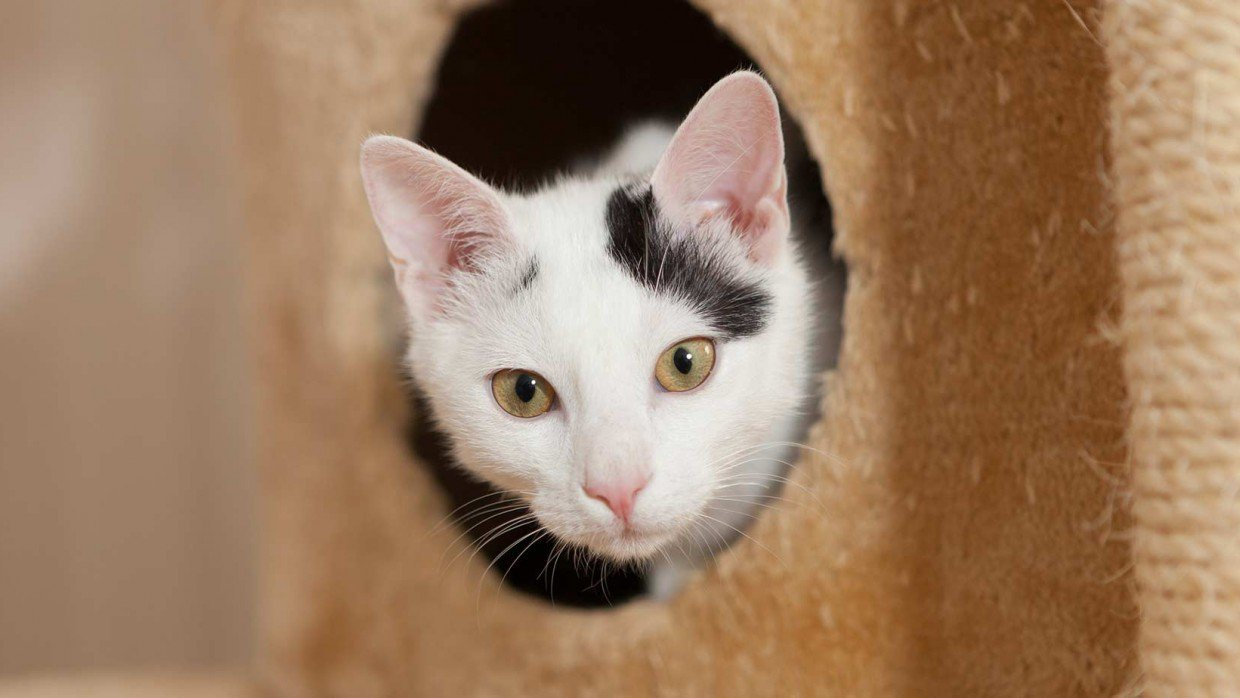
#> input picture archive/animals/cat/00357563a7.jpg, 1240 x 698 px; its folder holds only this picture in this run
$ jupyter execute --allow-errors image-similar-search.ipynb   (older library calls are emulated)
#> lines starting #> are read from the running program, lines starting #| are printed output that depends on the picture
### Install necessary libraries

[cell 1]
# !pip install opencv-python
# !pip install opencv-python-headless
# !pip install tqdm
# !pip install ipyplot
# !pip install qdrant-client

[cell 2]
from qdrant_client import QdrantClient
from qdrant_client.http import models
from qdrant_client.http.models import Filter, FieldCondition, VectorParams, MatchValue
import cv2
import numpy as np
import os
import ipyplot

### Use `QdrantClient` to connect to your Qdrant server.

I did not use `:memory:`, but I setup a docker container for that.

Here is the command to create docker

`docker run -p 6333:6333 -p 6334:6334  -v $(pwd)/qdrant_storage:/qdrant/storage:z qdrant/qdrant`

#> (a cell that did not finish here is left out)

### Create a new collection called 'animals' if it does not exists

About the `size` of the vector: When the next block of code use `224*224` as image size, I suspect that the `size` parameter should also be `224*224`.

#> (a cell that did not finish here is left out)

### Convert image to vector

Actually there seems to be quite a few 3rd parties API, including OpenAI, available for image embedding.  I did not use it.

The reason is that, sometimes the images are sensitive enough (e.g. including PII) to **NOT** to dispose/send to 3rd parties.  In order to cater for this scenario, I would rather using CV2 to create embedded images.

[cell 5]
def preprocess_image(image_path):
    # Read the image
#> called with image_path = 'archive/animals/cat/00357563a7.jpg'
    image = cv2.imread(image_path)
#> image is the input picture: shape (698, 1240, 3); mean B, G, R 95.9, 122.9, 154.3

    # Resize the image to a fixed size (optional)
    resized_image = cv2.resize(image, (224, 224))
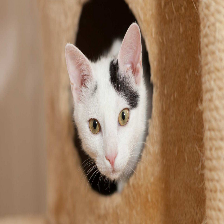
#> resized_image: shape (224, 224, 3); mean B, G, R 95.8, 122.8, 154.2

    # Convert the image to grayscale (optional)
    gray_image = cv2.cvtColor(resized_image, cv2.COLOR_BGR2GRAY)
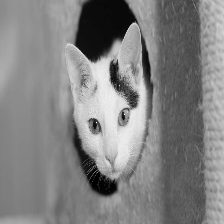
#> gray_image: shape (224, 224); min 1, max 251, mean 129.2

    # Normalize the pixel values
    normalized_image = cv2.normalize(
        gray_image, None, alpha=0, beta=1, norm_type=cv2.NORM_MINMAX, dtype=cv2.CV_32F)

    # Flatten the image into a 1D array
    flattened_image = normalized_image.flatten()

    return flattened_image

### Loop through and embed images

I use the [animal data in Kaggle](https://www.kaggle.com/datasets/iamsouravbanerjee/animal-image-dataset-90-different-animals).

The full animal directory path would look like this:

`./archive/animals/dog/4aacd195b5.jpg`

[cell 6]
animal_directory = "archive/animals"

id = 0

#> (the rest of this cell did not finish here and is left out)

### Now create the search request to Qdrant

Actually [the documentation from Qdrant on Python](https://python-client.qdrant.tech/qdrant_client.http.models.models) is very difficult to read.  So if you don't understand their doc, that's OK.

You can refer to [another Qdrant example](https://colab.research.google.com/github/qdrant/examples/blob/master/qdrant_101_getting_started/getting_started.ipynb#scrollTo=5-Z4LbHE4lws) to find out how different functions work

[cell 7]
# Create search request
# https://python-client.qdrant.tech/qdrant_client.http.models.models

# search_image = os.path.join(animal_directory, 'dog', '2a8a6a6050.jpg')
search_image = os.path.join(animal_directory, 'dog', '4aacd195b5.jpg')

#> (the rest of this cell did not finish here and is left out)

### Then, show the original search image

[cell 8]
ipyplot.plot_images([search_image], img_width=400)
#> (this line was passed over: ipyplot is not available in this run)

### Now show the result of the search, look good to me

[cell 9]
all_imgs = []
all_img_files = []
#> (the rest of this cell did not finish here and is left out)

### How about using `DOT` as algorithm for distance finding?

Let's duplicate the code and wrap it as a helper function to test

[cell 10]
def create_and_add_vectors(collection_name, distance):
    first_collection = qdrant_client.recreate_collection(
        collection_name=collection_name,
        vectors_config=models.VectorParams(
            size=224*224, distance=distance
        )
    )

    animal_directory = "archive/animals"

    id = 0

    for animal_type in os.listdir(animal_directory):
        # if animal_type is cat, dog or fox, the process
        if animal_type not in ["cat", "dog", "fox"]:
            continue

        animal_type_directory = os.path.join(animal_directory, animal_type)

        for image_file in os.listdir(animal_type_directory):
            image_path = os.path.join(animal_type_directory, image_file)

            # Preprocess the image and get the embedding
            embedding = preprocess_image(image_path)

            id += 1

            # Add the embedding to Qdrant
            qdrant_client.upsert(
                collection_name=collection_name,
                points=[
                    models.PointStruct(
                        id = id,
                        vector = embedding,
                        payload = {
                            "animal_type": animal_type,
                            "image_file": image_file
                        },
                    )
                ]
            )

#### Do the magic

#> (a cell that did not finish here is left out)

#### Create the search request, using the new collection

Looks...reasonable?

[cell 12]
# Create search request
# https://python-client.qdrant.tech/qdrant_client.http.models.models

# search_image = os.path.join(animal_directory, 'dog', '2a8a6a6050.jpg')
search_image = os.path.join(animal_directory, 'dog', '4aacd195b5.jpg')

#> (the rest of this cell did not finish here and is left out)

### Let's do it again with `EUCLID`

#> (a cell that did not finish here is left out)


And let's duplicate everything, and

Yes, you saw that right, there is no result!

[cell 14]
# Create search request
# https://python-client.qdrant.tech/qdrant_client.http.models.models

search_image = os.path.join(animal_directory, 'dog', '4aacd195b5.jpg')

#> (the rest of this cell did not finish here and is left out)

### Let's do it again with `MANHATTAN`

#> (a cell that did not finish here is left out)
